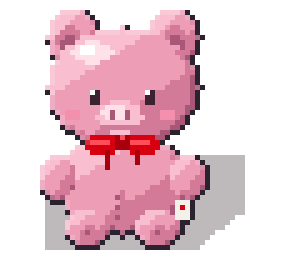
#> input picture pixel-art/sprites/plush/plush_front.png, 58 x 52 px (shown 5 times larger)
$ python sofa.py
#> lines starting #> are read from the running program, lines starting #| are printed output that depends on the picture
### pixel-art/sprites/kit.py
"""Shared sprite kit for the Gastron virtual office — 32px grid, top-down 3/4 view (not isometric).

Style contract (every sprite follows this):
  * camera looks down at ~3/4: objects show a lit TOP face and a darker FRONT face
  * light comes from the top-left; 1px dark outline (OL) around every silhouette
  * v2 (after ko.dll): dark outline only on the shade side; long sheared cast shadow to the right
  * 4-step colour ramps: [highlight, base, shade, deep]
"""
from pathlib import Path

import numpy as np
from PIL import Image

GRID = 32

# ------------------------------------------------------------- palette ----
OL = "#2b2230"
SHADOW = (40, 24, 30)
WOOD = ["#e2ad6c", "#c38646", "#a46a36", "#7a4a26"]          # desk top (lit plane, kept bright)
LIP = "#f6d8a4"                                              # cream highlight on the edge that faces the light
WOOD_F = ["#6e4226", "#58331c", "#432514", "#2c170b"]        # front faces: much darker than the top
METAL = ["#8a919e", "#6b7280", "#4f5562", "#363a44"]
PLASTIC = ["#4e5466", "#3d4252", "#2e323e", "#22252e"]       # monitor bezel, chair
FABRIC = ["#5a6072", "#474c5c", "#383c49", "#2a2d37"]        # chair cushion
SCREEN = ["#d7f1f6", "#9fd6e0", "#6ab4c8", "#3d7f98"]
KEY = ["#f2efe8", "#e2ddd2", "#c9c3b6", "#a8a193"]
RED = ["#ff4d5a", "#D70010", "#a8000c", "#78000a"]           # Gastron CI red
GREEN = ["#3fc47a", "#009143", "#006e33", "#004d24"]          # Gastron CI green
FLOOR = ["#d6bb90", "#ccb087", "#c3a67c", "#a98c64"]         # preview background only


def hx(c):
    return c if isinstance(c, tuple) else tuple(int(c[i:i + 2], 16) for i in (1, 3, 5))


class Sprite:
    """Transparent pixel canvas with helpers. Draw, then .finish() adds outline + shadow."""

    def __init__(self, w, h):
        self.w, self.h = w, h
        self.a = np.zeros((h, w, 4), np.uint8)
        self.casts = []                                           # floor footprints that throw shadow

    def cast(self, x0, y0, x1, y1, height):
        """Register a floor footprint (screen rect where the object meets the floor) and the
        object's height above it. finish() sweeps it toward the upper-right (light from the
        front-left) — so a long desk throws a long shadow along its whole depth."""
        self.casts.append((x0, y0, x1, y1, height))

    # ---- primitives
    def px(self, x, y, c):
        if 0 <= x < self.w and 0 <= y < self.h:
            self.a[int(y), int(x)] = list(hx(c)[:3]) + [255]

    def rect(self, x0, y0, x1, y1, c):
        """Filled rect, x1/y1 exclusive."""
        x0, y0, x1, y1 = max(0, x0), max(0, y0), min(self.w, x1), min(self.h, y1)
        if x1 > x0 and y1 > y0:
            self.a[y0:y1, x0:x1] = list(hx(c)[:3]) + [255]

    def hline(self, x0, x1, y, c):
        self.rect(x0, y, x1, y + 1, c)

    def vline(self, x, y0, y1, c):
        self.rect(x, y0, x + 1, y1, c)

    def rrect(self, x0, y0, x1, y1, c, r=1):
        """Rect with corners clipped by r pixels (pixel-art rounded corner)."""
        for y in range(y0, y1):
            inset = 0
            dy = min(y - y0, y1 - 1 - y)
            if dy < r:
                inset = r - dy
            self.rect(x0 + inset, y, x1 - inset, y + 1, c)

    # [22 lines left out: functions disc, paste, not called in this run]

    # ---- finishing
    def finish(self, outline=True, shadow=True, shear=0.6, max_shift=14, rim=0.16, full_outline=False):
        """v2 finishing pass (style study of ko.dll's desk):
        * SELECTIVE OUTLINE — dark OL only on the bottom / right edges (the shade side);
          the top / left edges facing the light get no dark line, just a lightened rim pixel.
        * LONG CAST SHADOW — the silhouette sheared to the right in proportion to its height
          above the floor line (light from the upper-left), flat semi-transparent colour.
          The canvas grows to the right by up to `max_shift` px to hold it; the object itself
          keeps its position, so anchor sprites by their top-left / object bottom as before.
        """
        m = self.a[..., 3] == 255
        if outline:
            up = np.zeros_like(m); up[1:, :] = m[:-1, :]          # inside pixel directly above
            dn = np.zeros_like(m); dn[:-1, :] = m[1:, :]          # inside pixel directly below
            lf = np.zeros_like(m); lf[:, 1:] = m[:, :-1]
            rt = np.zeros_like(m); rt[:, :-1] = m[:, 1:]
            ring = (up | dn | lf | rt) & ~m
            lit_side = ring & (dn | rt) & ~(up | lf)              # sits above / left of the shape
            if rim:                                               # brighten the shape's lit edge instead
                edge = m & (~np.roll(m, 1, 0) | ~np.roll(m, 1, 1))
                edge[0, :] |= m[0, :]
                edge[:, 0] |= m[:, 0]
                rgb = self.a[edge, :3].astype(float)
                self.a[edge, :3] = (rgb + (255 - rgb) * rim).astype(np.uint8)
            self.a[ring if full_outline else ring & ~lit_side] = list(hx(OL)) + [255]
            m = self.a[..., 3] == 255
        if shadow and self.casts:
            kx, ky = shear, shear * 0.75
            pad = int(max(h for *_, h in self.casts) * kx) + 1
            big = np.zeros((self.h, self.w + pad, 4), np.uint8)
            big[:, :self.w] = self.a
            sh = np.zeros(big.shape[:2], bool)
            for x0, y0, x1, y1, hgt in self.casts:
                for t in range(hgt + 1):                          # sweep the footprint up to the object's height
                    dx, dy = int(round(t * kx)), int(round(t * ky))
                    ya, yb = max(0, y0 - dy), max(0, y1 - dy)
                    sh[ya:yb, max(0, x0 + dx):x1 + dx] = True
            sh &= big[..., 3] == 0
            big[sh] = list(SHADOW) + [int(255 * 0.30)]
            self.a, self.w = big, self.w + pad
        elif shadow:
            rows = np.where(m.any(axis=1))[0]
            floor = rows.max() if len(rows) else self.h - 1
            pad = max_shift
            big = np.zeros((self.h, self.w + pad, 4), np.uint8)
            big[:, :self.w] = self.a
            mb = np.zeros((self.h, self.w + pad), bool)
            mb[:, :self.w] = m
            sh = np.zeros_like(mb)
            for y in range(self.h):
                k = int(round((floor - y) * shear))
                if k > max_shift:                                 # tall parts (monitor, bottle) would
                    continue                                      # throw shadow onto thin air: cut it off
                if k > 0:
                    sh[y, k:] = mb[y, :-k]
                elif k == 0:
                    sh[y] = mb[y]
            sh &= big[..., 3] == 0
            big[sh] = list(SHADOW) + [int(255 * 0.30)]
            self.a, self.w = big, self.w + pad
        return self

    # [8 lines left out: function wall_shadow, not called in this run]

    def image(self):
        return Image.fromarray(self.a, "RGBA")

    # [4 lines left out: function save, not called in this run]


def floor_bg(w, h):
    """Wood-plank floor tile used only behind previews, so the sprite is judged in context."""
    bg = np.zeros((h, w, 4), np.uint8)
    for row, y in enumerate(range(0, h, 8)):
        x = -((row * 13) % 24)
        while x < w:
            ln = 24 + ((x * 7 + row * 11) % 3) * 8
            c = hx(FLOOR[(x + row) % 3])
            bg[y:y + 7, max(0, x):max(0, min(w, x + ln - 1))] = list(c) + [255]
            bg[y:y + 7, max(0, min(w, x + ln - 1)):max(0, min(w, x + ln))] = list(hx(FLOOR[3])) + [255]
            x += ln
        bg[min(h, y + 7):min(h, y + 8), :] = list(hx(FLOOR[3])) + [255]
    return Image.fromarray(bg, "RGBA")


# [29 lines left out: function preview, not called in this run]

### pixel-art/sprites/sofa.py
"""Sprite 12 — 2-seat lounge sofa, 4 directions. Steep top-down camera, desk scale
(150 cm wide = 72 px, 85 cm deep = 33 px, seat 9 px / arms 12 px / back 16 px high).

Every part is placed by its floor footprint + height (screen y = floor y - height), so the
geometry stays consistent: lit horizontal tops (seat cushions, arm tops, backrest top) are the
big bright shapes, vertical faces are darker, nearer parts overlap farther ones.

Direction = the way the SEAT faces:
  sofa_front.png  80x60  seat faces the viewer: cushions, backrest behind, two throw pillows
  sofa_back.png   80x60  backrest's rear faces the viewer, seat tops peek over it
  sofa_left.png   52x80  seat faces left (west)  — backrest along the east side
  sofa_right.png  52x80  seat faces right (east) — backrest along the west side
Anchor by the bottom-centre. Outputs in ./sofa/ + sofa-preview.png (plush + desk for scale)
"""
from pathlib import Path

from PIL import Image

from kit import RED, Sprite, floor_bg

OUT = Path(__file__).parent / "sofa"
OUT.mkdir(exist_ok=True)
SOFA = ["#8fd0c4", "#6fb8ab", "#56a094", "#43857a", "#2f6058"]   # teal fabric
LEG = ["#7a4a26", "#4a2c16"]
CREAM = ["#fbf6ea", "#ece3cc", "#d4c8aa"]
REDP = [RED[0], RED[1], RED[2]]


def block(s, x0, x1, y0, y1, h, top=True, front=True, r=1):
    """Box from floor footprint (x0..x1, y0..y1 = far..near) and height h.
    Draws its front (vertical, darker) face and its lit top face."""
    if front:
        s.rect(x0, y1 - h, x1, y1, SOFA[3])
        s.vline(x0, y1 - h, y1, SOFA[2])
        s.hline(x0, x1, y1 - 1, SOFA[4])
    if top:
        s.rrect(x0, y0 - h, x1, y1 - h, SOFA[1], r)
        s.hline(x0 + r, x1 - r, y0 - h, SOFA[0])
        s.vline(x0, y0 - h + r, y1 - h - r, SOFA[0])
        s.hline(x0 + 1, x1 - 1, y1 - h - 1, "#e6f5f1")              # front edge catches the light


def cushion(s, x0, x1, y0, y1):
    """Puffy seat cushion top: lighter centre, darker seam ring."""
    s.rrect(x0, y0, x1, y1, SOFA[1], 2)
    s.rrect(x0 + 2, y0 + 2, x1 - 2, y1 - 2, SOFA[0], 2)
    s.rrect(x0 + 3, y0 + 3, x1 - 3, y1 - 3, "#9fd8cc", 2)
    s.hline(x0 + 4, x0 + 10, y0 + 4, "#c9eee6")


def pillow(s, x0, y0, w, h, ramp):
    """Throw pillow leaning on the backrest: soft square, lit top-left, dented middle."""
    s.rrect(x0, y0, x0 + w, y0 + h, ramp[1], 2)
    s.hline(x0 + 2, x0 + w - 2, y0, ramp[0])
    s.vline(x0, y0 + 2, y0 + h - 2, ramp[0])
    s.rrect(x0 + 2, y0 + h - 3, x0 + w - 1, y0 + h, ramp[2], 1)
    s.px(x0 + w // 2, y0 + h // 2, ramp[2])


def legs(s, xs, y):
    for x in xs:
        s.rect(x, y, x + 2, y + 2, LEG[1])
        s.px(x, y, LEG[0])


# ================================================================ front ===
X0, X1 = 4, 76
F0, F1 = 20, 53                 # floor footprint, far .. near
ARM_W, BACK_D = 8, 8
H_SEAT, H_ARM, H_BACK = 9, 12, 16


def draw_front():
    s = Sprite(80, 60)
    legs(s, (X0 + 1, X1 - 3), F1)
    block(s, X0, X1, F0, F0 + BACK_D, H_BACK, front=True)          # backrest (front face hidden by seat)
    # seat base + two cushions
    sy0, sy1 = F0 + BACK_D - H_SEAT, F1 - H_SEAT
    s.rect(X0 + ARM_W, sy1, X1 - ARM_W, F1, SOFA[3])               # seat front (vertical)
    s.hline(X0 + ARM_W, X1 - ARM_W, sy1, SOFA[2])
    s.vline((X0 + X1) // 2, sy1 + 1, F1 - 1, SOFA[4])              # split between the cushion fronts
    s.hline(X0 + ARM_W, X1 - ARM_W, F1 - 1, SOFA[4])
    mid = (X0 + X1) // 2
    s.rect(X0 + ARM_W, sy0, X1 - ARM_W, sy1, SOFA[2])              # seat deck under the cushions
    cushion(s, X0 + ARM_W, mid, sy0, sy1)
    cushion(s, mid, X1 - ARM_W, sy0, sy1)
    pillow(s, X0 + ARM_W + 3, sy0 - 6, 12, 10, REDP)               # pillows leaning on the back
    pillow(s, X1 - ARM_W - 15, sy0 - 5, 12, 10, CREAM)
    for x0 in (X0, X1 - ARM_W):                                    # arms on top of everything
        block(s, x0, x0 + ARM_W, F0, F1, H_ARM, r=2)
    s.vline(X0 + ARM_W, F0 - H_ARM + 1, F1 - H_ARM, SOFA[4])        # crease where each arm meets the seat
    s.vline(X1 - ARM_W - 1, F0 - H_ARM + 1, F1 - H_ARM, SOFA[3])
    s.cast(X0, F0, X1, F1, H_ARM)
    return s.finish()


def draw_back():
    s = Sprite(80, 60)
    legs(s, (X0 + 1, X1 - 3), F1)
    mid = (X0 + X1) // 2
    sy0, sy1 = F0 - H_SEAT, F1 - BACK_D - H_SEAT                    # seat is further away now
    s.rect(X0 + ARM_W - 1, sy0, X1 - ARM_W + 1, sy1, SOFA[2])      # seat deck: no notches between cushions/arms
    cushion(s, X0 + ARM_W, mid, sy0, sy1)
    cushion(s, mid, X1 - ARM_W, sy0, sy1)
    for x0 in (X0, X1 - ARM_W):
        block(s, x0, x0 + ARM_W, F0, F1, H_ARM, r=2)
    block(s, X0, X1, F1 - BACK_D, F1, H_BACK)                      # backrest, nearest to us
    s.rect(X0 + 2, F1 - H_BACK + 2, X1 - 2, F1 - 2, SOFA[3])       # rear panel
    for x in range(X0 + 12, X1 - 6, 12):                           # piping seams on the back
        s.vline(x, F1 - H_BACK + 1, F1 - 1, SOFA[4])
    s.rect(X1 - 14, F1 - 8, X1 - 9, F1 - 4, "#f4f1ea")             # care label
    s.cast(X0, F0, X1, F1, H_ARM)
    return s.finish()


# ================================================================= side ===
SX0, SX1 = 4, 46               # depth (along x)
SF0, SF1 = 16, 74              # width x0.8 (along y), far .. near
ARM_T = 6                      # arm thickness along y


def draw_side(faces_east):
    s = Sprite(52, 80)
    X = (lambda a, b: (a, b)) if faces_east else (lambda a, b: (SX0 + SX1 - b, SX0 + SX1 - a))
    bx0, bx1 = X(SX0, SX0 + BACK_D)                                # backrest strip
    ax0, ax1 = X(SX0, SX1)                                         # full depth (arms)
    cx0, cx1 = X(SX0 + BACK_D, SX1)                                # seat
    legs(s, (ax0 + 1, ax1 - 3), SF1)
    block(s, ax0, ax1, SF0, SF0 + ARM_T, H_ARM, r=2)               # far arm
    block(s, bx0, bx1, SF0 + ARM_T, SF1 - ARM_T, H_BACK, r=1)   # backrest: long top + its near end face (fills the gap down to the near arm)
    # seat cushions (split along the width)
    sy0, sy1 = SF0 + ARM_T - H_SEAT, SF1 - ARM_T - H_SEAT
    mid = (sy0 + sy1) // 2
    s.rect(cx0, sy0, cx1, sy1, SOFA[2])                            # seat deck under the cushions: no notches between them
    cushion(s, cx0, cx1, sy0, mid)
    cushion(s, cx0, cx1, mid, sy1)
    py = (sy0 + 6, mid + 4)
    pa = X(SX0 + BACK_D, SX0 + BACK_D + 6)[0]                       # pillows seen side-on
    pillow(s, pa, py[0], 6, 11, REDP)
    pillow(s, pa, py[1], 6, 11, CREAM)
    s.hline(cx0, cx1, SF0 + ARM_T - H_ARM, SOFA[4])                # crease under the far arm
    block(s, ax0, ax1, SF1 - ARM_T, SF1, H_ARM, r=2)               # near arm (front face toward us)
    s.hline(ax0 + 2, ax1 - 2, SF1 - ARM_T - H_ARM, SOFA[3])          # crease where it meets the seat
    s.cast(ax0, SF0, ax1, SF1, H_ARM)
    return s.finish()


if __name__ == "__main__":
    views = {"front": draw_front(), "back": draw_back(), "left": draw_side(False), "right": draw_side(True)}
    for k, v in views.items():
        v.image().save(OUT / f"sofa_{k}.png")
#> this loop made 4 passes
#> pass 1, `v.image().save(OUT / f"sofa_{k}.png")`:
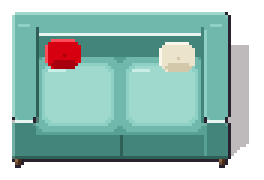
#> saved as sofa_front.png: PIL image 88x60 RGBA (shown 3 times larger); mean R, G, B, A 83.5, 118.5, 111.6, 179.5; transparent parts drawn white
#> pass 2, `v.image().save(OUT / f"sofa_{k}.png")`:
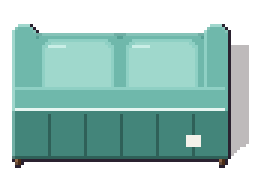
#> saved as sofa_back.png: PIL image 88x60 RGBA (shown 3 times larger); mean R, G, B, A 67, 102.9, 96.7, 157.1; transparent parts drawn white
    root = Path(__file__).parent
    items = [views[k].image() for k in ("front", "back", "left", "right")]
    items += [Image.open(root / "plush" / "plush_front.png"), Image.open(root / "desk" / "desk_front.png")]
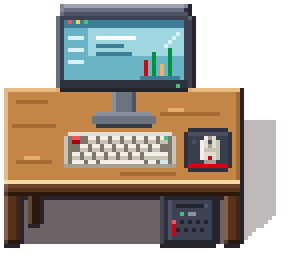
#> input picture pixel-art/sprites/desk/desk_front.png, 74 x 64 px (shown 4 times larger)
    gap = 8
    H = max(i.height for i in items) + 2 * gap
#> H = 96
    W = sum(i.width for i in items) + gap * (len(items) + 1)
#> W = 484
    scene = floor_bg(W, H)
#> after the loop in floor_bg, `for row, y in enumerate(range(0, h, 8)):`:
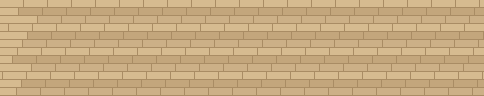
#> bg: shape (96, 484, 4); mean of channels 0, 1, 2, 3 199, 170.9, 129.2, 255; drawn as R, G, B
    x = gap
    for im in items:
        scene.alpha_composite(im, (x, H - gap - im.height))
        x += im.width + gap
#> this loop made 6 passes
#> x on passes 1 to 6: 104, 200, 268, 336, 402, 484
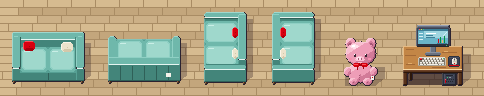
#> scene: PIL image 484x96 RGBA; mean R, G, B, A 170.6, 165.3, 136.2, 255
#> after the loop, x = 484
    scene.convert("RGB").resize((W * 4, H * 4), Image.NEAREST).save(OUT / "sofa-preview.png")
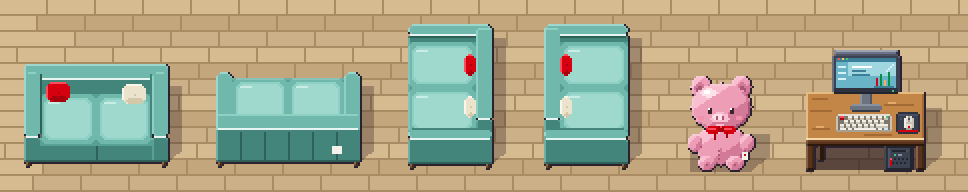
#> saved as sofa-preview.png: PIL image 1936x384 RGB (shown at 1/2 size); mean R, G, B 170.6, 165.3, 136.2
    print("ok")
